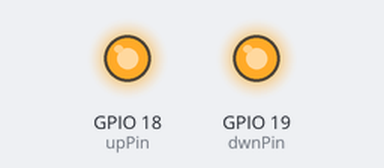
Bench run of a sketch on a simulated ESP32. On the bench: output pins drawn as LEDs (lit = HIGH). Nothing arrives over Bluetooth unless stated; a phone connects over Bluetooth LE 3 s after start.

Above: at 0.05 s.
Timing chart, 0 to 3.0 s (numbered marks = the images above):
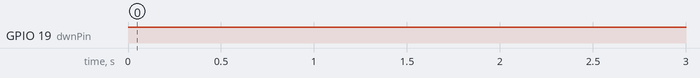

The sketch:

CardioVeloBike.ino
```cpp
#include <BLEDevice.h>
#include <BLEUtils.h>
#include <BLEServer.h>

BLEServer *pServer = NULL;
bool deviceConnected = false;
bool oldDeviceConnected = false;
int upPin = 18;
int dwnPin = 19;

class MyServerCallbacks: public BLEServerCallbacks {
    void onConnect(BLEServer* pServer) {
      deviceConnected = true;
      for(int i = 0; i < 4; i++){    //on connect shifting gear to the lowest (first) gear
        delay(100);
        digitalWrite(dwnPin, LOW);   // GND for 100ms on dwnPin
        delay(100);
        digitalWrite(dwnPin, HIGH);
        }
    }
    };

class MyCallbacks: public BLECharacteristicCallbacks {
    void onWrite(BLECharacteristic *pCharacteristic) {
      std::string rxValue = pCharacteristic->getValue();

      if (rxValue.length() > 0) {

        int rxTaskBase = rxValue[1];    //  base64 char to ASCII
        if(rxTaskBase == 81 ){          //   -> 1 -> shifting down
          digitalWrite(dwnPin, LOW);
          delay(100);
          digitalWrite(dwnPin, HIGH);
          }else if(rxTaskBase == 103){  // -> 2  -> shifting up
          digitalWrite(upPin, LOW);
          delay(100);
          digitalWrite(upPin, HIGH);
        }
      }
    }
};

void setup() {
  Serial.begin(115200);
  pinMode(upPin, OUTPUT);
  pinMode(dwnPin, OUTPUT);
  digitalWrite(dwnPin, HIGH); // 3.3V default at ext pins
  digitalWrite(upPin, HIGH);

  BLEDevice::init("cardioVelo Bike");   // custom BLE Device name

  pServer = BLEDevice::createServer();
  pServer->setCallbacks(new MyServerCallbacks());

  BLEService *pService = pServer->createService(BLEUUID((uint16_t)0x1816));     //  "bike speed and cadence" 16-bit assigned
  BLECharacteristic *pCharacteristic = pService->createCharacteristic(
                                         BLEUUID((uint16_t)0x2A65),             // "cycling power feature" 16-bit assigned
                                         BLECharacteristic::PROPERTY_WRITE
                                       );

  pCharacteristic->setCallbacks(new MyCallbacks());
  pService->start();
  pServer->getAdvertising()->start();

}

void loop() {
  if (!deviceConnected && oldDeviceConnected) {
        delay(600);
        pServer->getAdvertising()->start();
        oldDeviceConnected = deviceConnected;
    }
  if (deviceConnected && !oldDeviceConnected) {
        oldDeviceConnected = deviceConnected;
    }

}
```

Measured:
- by itself, GPIO 19 (dwnPin): HIGH → LOW at 3.1 s, → HIGH 0.10 s later, → LOW 0.10 s later, → HIGH 0.10 s later, … (8 changes in this stretch)
